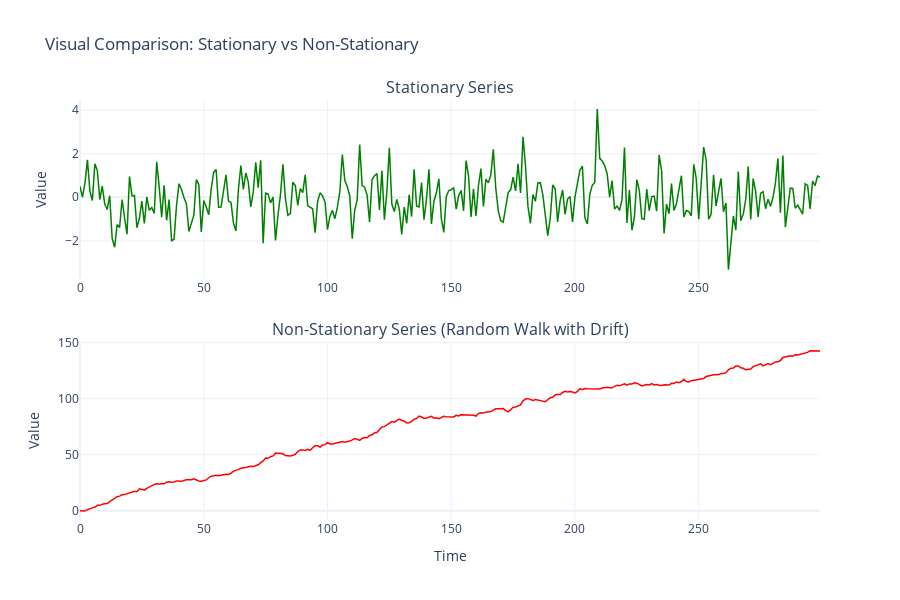

Notebook cell for this chart:
### Markdown cell above
### 📊 The Augmented Dickey-Fuller (ADF) Test

The **ADF test** is the most common statistical test for stationarity. 

**Hypothesis:**
- **Null Hypothesis (H₀)**: The series has a unit root (i.e., it's NON-stationary)
- **Alternative Hypothesis (H₁)**: The series is stationary

**How to Interpret:**
- **p-value < 0.05**: Reject H₀ → Series IS stationary ✅
- **p-value ≥ 0.05**: Fail to reject H₀ → Series is NOT stationary ❌

Let's test this on real data!

### Code cell
from statsmodels.tsa.stattools import adfuller

# Function to perform and display ADF test results
def adf_test(series, name=''):
    """Perform Augmented Dickey-Fuller test and display results"""
    result = adfuller(series, autolag='AIC')
    
    print(f'\n{"="*60}')
    print(f'ADF Test Results for: {name}')
    print(f'{"="*60}')
    print(f'ADF Statistic: {result[0]:.6f}')
    print(f'p-value: {result[1]:.6f}')
    print(f'Critical Values:')
    for key, value in result[4].items():
        print(f'   {key}: {value:.3f}')
    
    # Interpretation
    if result[1] <= 0.05:
        print(f"\n✅ Result: STATIONARY (p-value = {result[1]:.6f} < 0.05)")
        print("   → Can proceed with modeling!")
    else:
        print(f"\n❌ Result: NON-STATIONARY (p-value = {result[1]:.6f} ≥ 0.05)")
        print("   → Need to transform the data (detrend/deseasonalize/difference)")
    
    return result

# Generate two time series: one stationary, one non-stationary
np.random.seed(42)
n = 300

# 1. Stationary series (white noise + small AR component)
stationary_series = np.random.normal(0, 1, n)
for i in range(1, n):
    stationary_series[i] += 0.3 * stationary_series[i-1]

# 2. Non-stationary series (random walk with drift + trend)
non_stationary = np.zeros(n)
for i in range(1, n):
    non_stationary[i] = non_stationary[i-1] + 0.5 + np.random.normal(0, 1)

# Visualize both
fig = make_subplots(
    rows=2, cols=1,
    subplot_titles=('Stationary Series', 'Non-Stationary Series (Random Walk with Drift)'),
    vertical_spacing=0.15
)

fig.add_trace(
    go.Scatter(x=np.arange(n), y=stationary_series, mode='lines',
               line=dict(color='green', width=1.5), name='Stationary'),
    row=1, col=1
)

fig.add_trace(
    go.Scatter(x=np.arange(n), y=non_stationary, mode='lines',
               line=dict(color='red', width=1.5), name='Non-Stationary'),
    row=2, col=1
)

fig.update_xaxes(title_text="Time", row=2, col=1)
fig.update_yaxes(title_text="Value", row=1, col=1)
fig.update_yaxes(title_text="Value", row=2, col=1)

fig.update_layout(
    title_text='Visual Comparison: Stationary vs Non-Stationary',
    height=600,
    showlegend=False,
    template='plotly_white'
)

fig.show()

# Perform ADF test on both
adf_test(stationary_series, 'Stationary Series')
adf_test(non_stationary, 'Non-Stationary Series')

### Figure 1 — Plotly figure (JSON) as saved in the notebook; plotly's stock layout.template omitted (floating-point values rounded to 4 significant figures; data arrays with more than 128 entries replaced by an {"elided": "..."} marker saying what was removed)
{"data": [{"line": {"color": "green", "width": 1.5}, "mode": "lines", "name": "Stationary", "type": "scatter", "x": {"elided": "300 int values"}, "xaxis": "x", "y": {"elided": "300 float values"}, "yaxis": "y"}, {"line": {"color": "red", "width": 1.5}, "mode": "lines", "name": "Non-Stationary", "type": "scatter", "x": {"elided": "300 int values"}, "xaxis": "x2", "y": {"elided": "300 float values"}, "yaxis": "y2"}], "layout": {"annotations": [{"font": {"size": 16}, "showarrow": false, "text": "Stationary Series", "x": 0.5, "xanchor": "center", "xref": "paper", "y": 1, "yanchor": "bottom", "yref": "paper"}, {"font": {"size": 16}, "showarrow": false, "text": "Non-Stationary Series (Random Walk with Drift)", "x": 0.5, "xanchor": "center", "xref": "paper", "y": 0.425, "yanchor": "bottom", "yref": "paper"}], "height": 600, "showlegend": false, "title": {"text": "Visual Comparison: Stationary vs Non-Stationary"}, "xaxis": {"anchor": "y", "domain": [0, 1]}, "xaxis2": {"anchor": "y2", "domain": [0, 1], "title": {"text": "Time"}}, "yaxis": {"anchor": "x", "domain": [0.575, 1], "title": {"text": "Value"}}, "yaxis2": {"anchor": "x2", "domain": [0, 0.425], "title": {"text": "Value"}}}}
